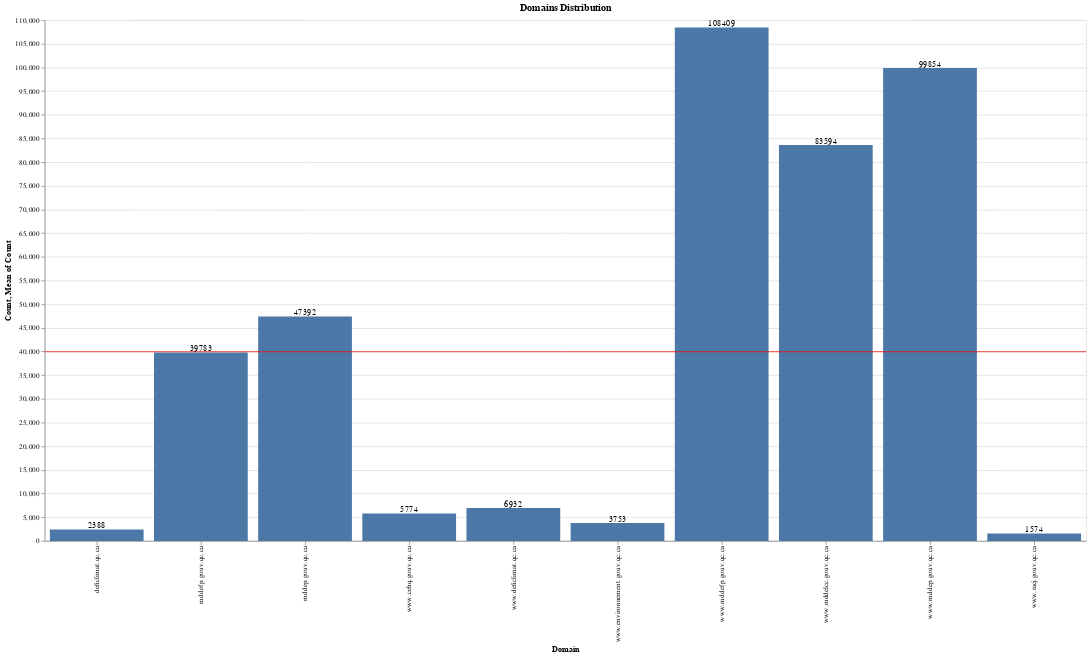

Notebook cell for this chart:
### Markdown cell above
#### How about the distribution of the top 10 domains?

Here we can see which domains are the most frequent within the web archive.

### Code cell
top_domains = domains.sort_values('count', ascending=False).head(10)

top_domains_bar = alt.Chart(top_domains).mark_bar().encode(
    x=alt.X('url:O', title='Domain'),
    y=alt.Y('count:Q', title='Count, Mean of Count')
)

top_domains_rule = alt.Chart(top_domains).mark_rule(color='red').encode(
    y='mean(count):Q'
)

top_domains_text = top_domains_bar.mark_text(
    align='center',
    baseline='bottom'
).encode(
    text='count:Q'
)

(top_domains_bar + top_domains_rule + top_domains_text).properties(width=1400, height=700, title='Domains Distribution')

### Figure 1 — Vega-Lite specification as saved in the notebook (floating-point values rounded to 4 significant figures)
{"config": {"view": {"continuousWidth": 400, "continuousHeight": 300}}, "layer": [{"mark": "bar", "encoding": {"x": {"type": "ordinal", "field": "url", "title": "Domain"}, "y": {"type": "quantitative", "field": "count", "title": "Count, Mean of Count"}}}, {"mark": {"type": "rule", "color": "red"}, "encoding": {"y": {"type": "quantitative", "aggregate": "mean", "field": "count"}}}, {"mark": {"type": "text", "align": "center", "baseline": "bottom"}, "encoding": {"text": {"type": "quantitative", "field": "count"}, "x": {"type": "ordinal", "field": "url", "title": "Domain"}, "y": {"type": "quantitative", "field": "count", "title": "Count, Mean of Count"}}}], "data": {"name": "data-183742ae6404317825e70f5eadaa9dc6"}, "height": 700, "title": "Domains Distribution", "width": 1400, "$schema": "https://vega.github.io/schema/vega-lite/v4.0.2.json", "datasets": {"data-183742ae6404317825e70f5eadaa9dc6": [{"url": "www.mddefp.gouv.qc.ca", "count": 108409}, {"url": "www.mddep.gouv.qc.ca", "count": 99854}, {"url": "www.mddelcc.gouv.qc.ca", "count": 83594}, {"url": "mddep.gouv.qc.ca", "count": 47392}, {"url": "mddefp.gouv.qc.ca", "count": 39783}, {"url": "www.deficlimat.qc.ca", "count": 6932}, {"url": "www.cehq.gouv.qc.ca", "count": 5774}, {"url": "www.environnement.gouv.qc.ca", "count": 3753}, {"url": "deficlimat.qc.ca", "count": 2388}, {"url": "www.racj.gouv.qc.ca", "count": 1574}]}}
